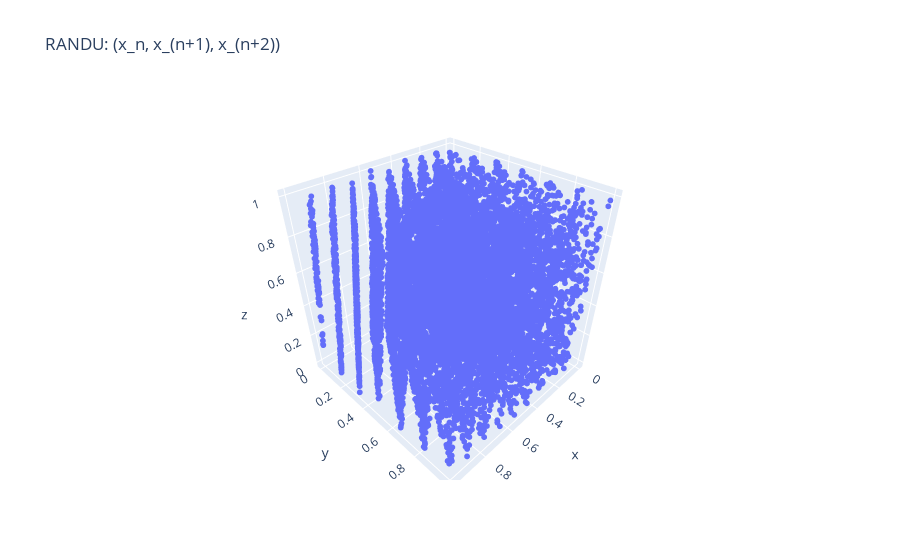
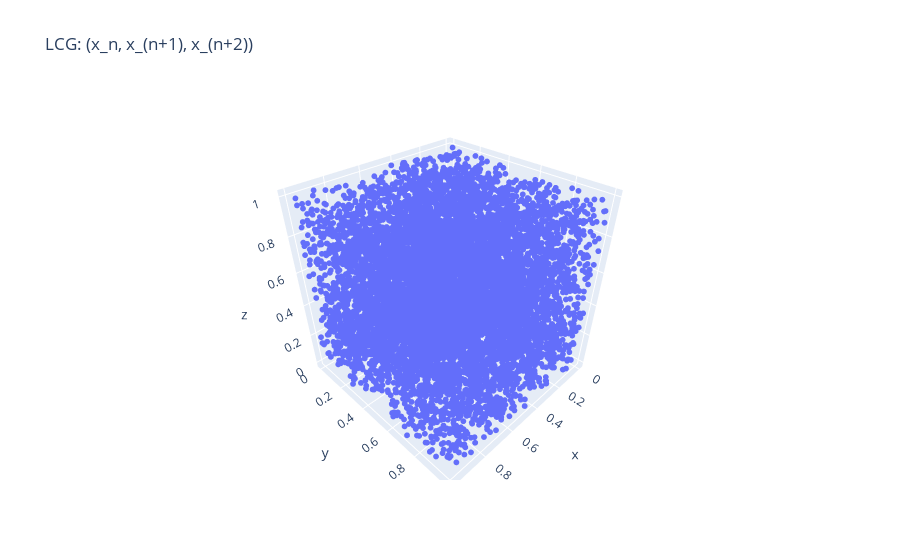
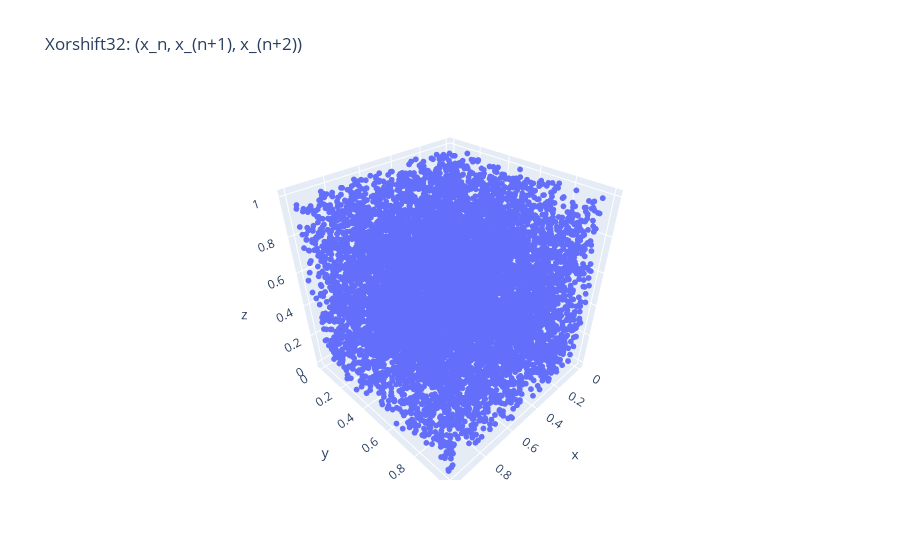
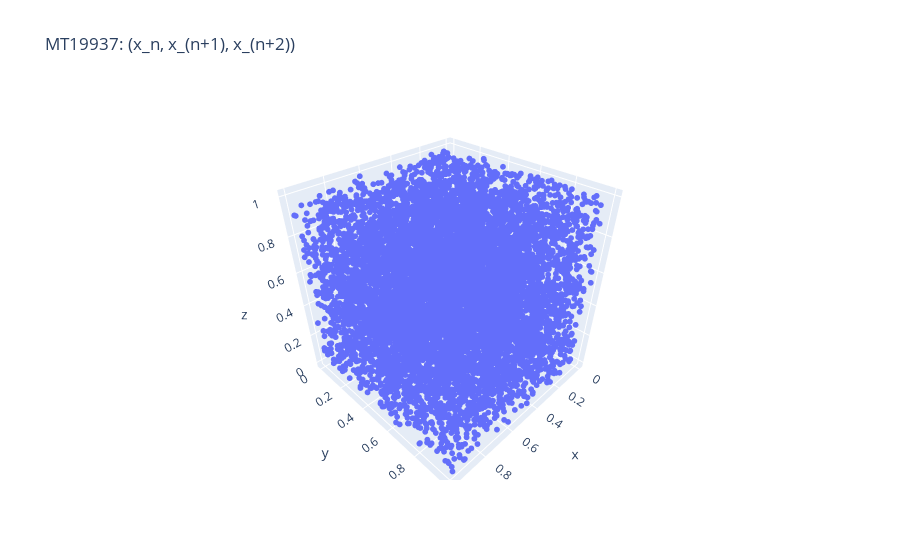

Source (notebook cell) for these figures, in order:
### Code cell
import plotly.graph_objects as go
import numpy as np

def plot3d_interactive(x, title):
    n = min(10000, len(x)-2)
    x0 = x[:n]
    x1 = x[1:n+1]
    x2 = x[2:n+2]

    fig = go.Figure(data=[go.Scatter3d(
        x=x0, y=x1, z=x2,
        mode='markers',
        marker=dict(size=2)
    )])

    fig.update_layout(title=title)
    fig.show()


for name, path in generators.items():
    seq = load_sequence(path)
    plot3d_interactive(seq, f"{name}: (x_n, x_(n+1), x_(n+2))")

### Figure 1 — Plotly figure (JSON) as saved in the notebook; plotly's stock layout.template omitted (floating-point values rounded to 4 significant figures; data arrays with more than 128 entries replaced by an {"elided": "..."} marker saying what was removed)
{"data": [{"marker": {"size": 2}, "mode": "markers", "type": "scatter3d", "x": {"elided": "10000 float values"}, "y": {"elided": "10000 float values"}, "z": {"elided": "10000 float values"}}], "layout": {"title": {"text": "RANDU: (x_n, x_(n+1), x_(n+2))"}}}

### Figure 2 — Plotly figure (JSON) as saved in the notebook; plotly's stock layout.template omitted (floating-point values rounded to 4 significant figures; data arrays with more than 128 entries replaced by an {"elided": "..."} marker saying what was removed)
{"data": [{"marker": {"size": 2}, "mode": "markers", "type": "scatter3d", "x": {"elided": "10000 float values"}, "y": {"elided": "10000 float values"}, "z": {"elided": "10000 float values"}}], "layout": {"title": {"text": "LCG: (x_n, x_(n+1), x_(n+2))"}}}

### Figure 3 — Plotly figure (JSON) as saved in the notebook; plotly's stock layout.template omitted (floating-point values rounded to 4 significant figures; data arrays with more than 128 entries replaced by an {"elided": "..."} marker saying what was removed)
{"data": [{"marker": {"size": 2}, "mode": "markers", "type": "scatter3d", "x": {"elided": "10000 float values"}, "y": {"elided": "10000 float values"}, "z": {"elided": "10000 float values"}}], "layout": {"title": {"text": "Xorshift32: (x_n, x_(n+1), x_(n+2))"}}}

### Figure 4 — Plotly figure (JSON) as saved in the notebook; plotly's stock layout.template omitted (floating-point values rounded to 4 significant figures; data arrays with more than 128 entries replaced by an {"elided": "..."} marker saying what was removed)
{"data": [{"marker": {"size": 2}, "mode": "markers", "type": "scatter3d", "x": {"elided": "10000 float values"}, "y": {"elided": "10000 float values"}, "z": {"elided": "10000 float values"}}], "layout": {"title": {"text": "MT19937: (x_n, x_(n+1), x_(n+2))"}}}
